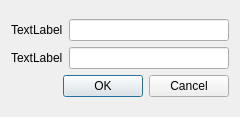
<?xml version="1.0" encoding="UTF-8"?>
<ui version="4.0">
 <class>{{ ClassName }}Form</class>
 <widget class="QWidget" name="{{ ClassName }}Form">
  <property name="geometry">
   <rect>
    <x>0</x>
    <y>0</y>
    <width>240</width>
    <height>117</height>
   </rect>
  </property>
  <property name="windowTitle">
   <string>{{ StringName }} {{ operator_type }} configuration</string>
  </property>
  <layout class="QGridLayout" name="gridLayout">
   <item row="0" column="0">
    <layout class="QVBoxLayout" name="masterVLayout">
     <item>
      <layout class="QHBoxLayout" name="topHLayout">
       <item>
        <layout class="QVBoxLayout" name="leftVLayout">
         <item>
          <widget class="QLabel" name="label">
           <property name="text">
            <string>TextLabel</string>
           </property>
          </widget>
         </item>
         <item>
          <widget class="QLabel" name="label_2">
           <property name="text">
            <string>TextLabel</string>
           </property>
          </widget>
         </item>
        </layout>
       </item>
       <item>
        <layout class="QVBoxLayout" name="rightVLayout">
         <item>
          <widget class="QLineEdit" name="lineEdit"/>
         </item>
         <item>
          <widget class="QLineEdit" name="lineEdit_2"/>
         </item>
        </layout>
       </item>
      </layout>
     </item>
     <item>
      <widget class="QDialogButtonBox" name="buttonBox">
       <property name="standardButtons">
        <set>QDialogButtonBox::Cancel|QDialogButtonBox::Ok</set>
       </property>
      </widget>
     </item>
    </layout>
   </item>
  </layout>
 </widget>
 <resources/>
 <connections>
  <connection>
   <sender>buttonBox</sender>
   <signal>accepted()</signal>
   <receiver>{{ ClassName }}Form</receiver>
   <slot>close()</slot>
   <hints>
    <hint type="sourcelabel">
     <x>191</x>
     <y>92</y>
    </hint>
    <hint type="destinationlabel">
     <x>113</x>
     <y>113</y>
    </hint>
   </hints>
  </connection>
  <connection>
   <sender>buttonBox</sender>
   <signal>rejected()</signal>
   <receiver>{{ ClassName }}Form</receiver>
   <slot>close()</slot>
   <hints>
    <hint type="sourcelabel">
     <x>93</x>
     <y>89</y>
    </hint>
    <hint type="destinationlabel">
     <x>38</x>
     <y>114</y>
    </hint>
   </hints>
  </connection>
 </connections>
</ui>
